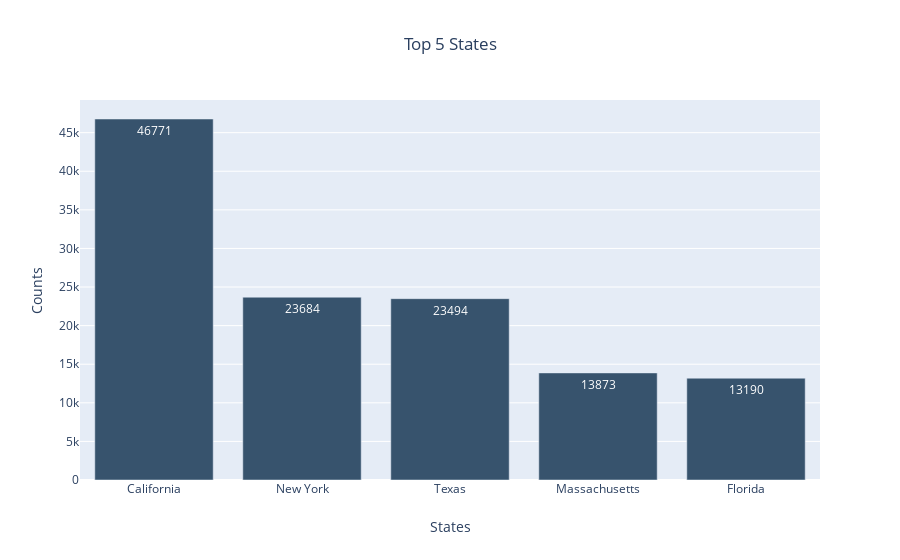

Notebook code cell kept with this figure:
### Markdown cell above
## Top 5 States by Customer Counts

### Code cell
counts_plot(df, 'location',  x_axis='States', y_axis='Counts', title='Top 5 States', location=True)

### Figure 1 — Plotly figure (JSON) as saved in the notebook; plotly's stock layout.template omitted (floating-point values rounded to 4 significant figures)
{"data": [{"hoverinfo": "text", "hovertext": ["Total counts of `California` is 46771", "Total counts of `New York` is 23684", "Total counts of `Texas` is 23494", "Total counts of `Massachusetts` is 13873", "Total counts of `Florida` is 13190"], "marker": {"color": "rgb(55, 83, 109)"}, "text": ["46771", "23684", "23494", "13873", "13190"], "textposition": "auto", "type": "bar", "x": ["California", "New York", "Texas", "Massachusetts", "Florida"], "y": [46771, 23684, 23494, 13873, 13190]}], "layout": {"title": {"text": "Top 5 States", "x": 0.5}, "xaxis": {"title": {"text": "States"}}, "yaxis": {"title": {"text": "Counts"}}}}
